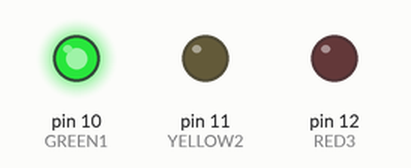
Simulated run of this sketch. Board: Arduino Uno, built with avr-gcc and run on an emulated ATmega328P. Parts: output pins drawn as LEDs (lit = HIGH).

Above: at 0.12 s.
At 1.37 s:
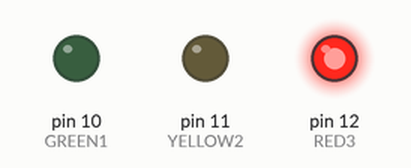
At 2.62 s:
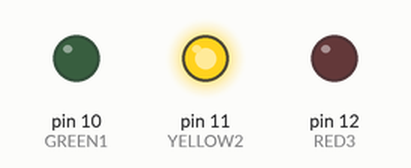
Timing chart, 0 to 3.0 s (numbered marks = the images above):
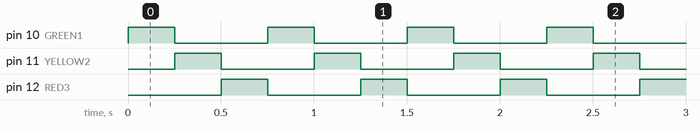

The sketch:

SamsTrafficLight.ino
```cpp
#define GREEN1 10
#define YELLOW2 11
#define RED3 12
#define DELAY 250
#define GREEN_DELAY 1000
#define YELLOW_DELAY 500
#define RED_DELAY 2000

void setup() {
  pinMode (GREEN1,OUTPUT);
  pinMode (YELLOW2,OUTPUT);
  pinMode (RED3,OUTPUT);
}

void loop() {
 digitalWrite (GREEN1,HIGH);
 digitalWrite (YELLOW2,LOW);
 digitalWrite (RED3,LOW);
 delay(DELAY);
 digitalWrite (GREEN1,LOW);
 digitalWrite (YELLOW2,HIGH);
 digitalWrite (RED3,LOW);
 delay(DELAY);

digitalWrite (GREEN1,LOW);
digitalWrite (YELLOW2,LOW);
digitalWrite (RED3,HIGH);
delay(DELAY);
}
```

Measured:
- by itself, pin 10 (GREEN1), pin 11 (YELLOW2), pin 12 (RED3): alternates HIGH for 0.25 s and LOW for 0.50 s
- by itself, everything shown: repeats every 0.75 s, in 3 steps
